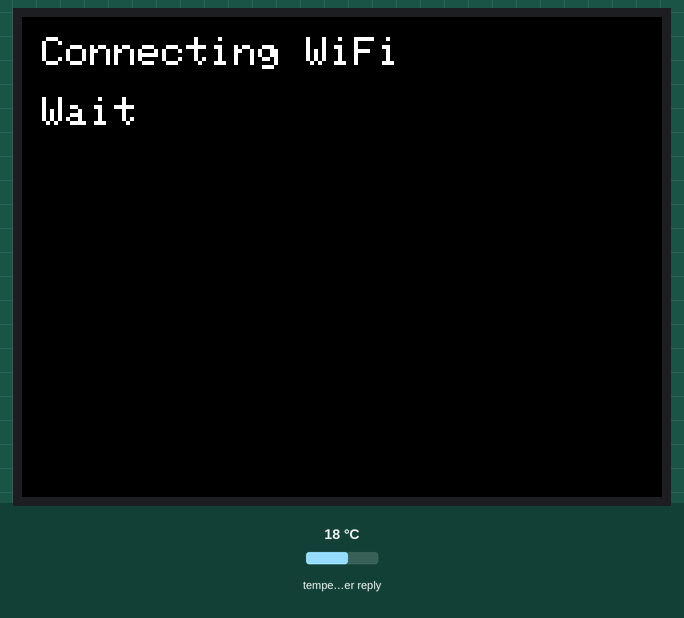
Bench run of a sketch on a simulated ESP32-S3. Parts: 320×240 colour display. Inputs (shaded band) come from the test bench; at power-on: temperature in the weather reply 18 °C. WiFi joins after 1.5 s; servers stay silent unless stated; the local clock reads 2024-03-15 10:24:30 at power-on unless the sketch sets it; web services answer with replies made up by the test bench.

Above: at 0.7 s.
At 2.2 s:
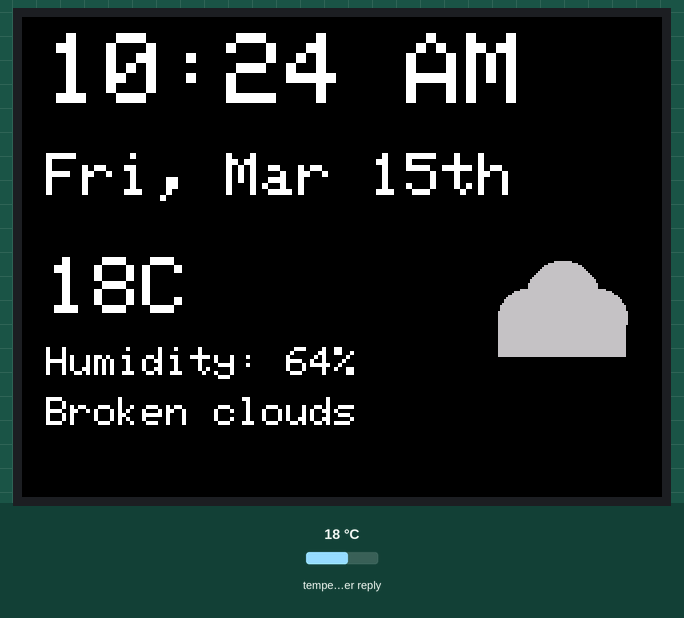
At 30.3 s:
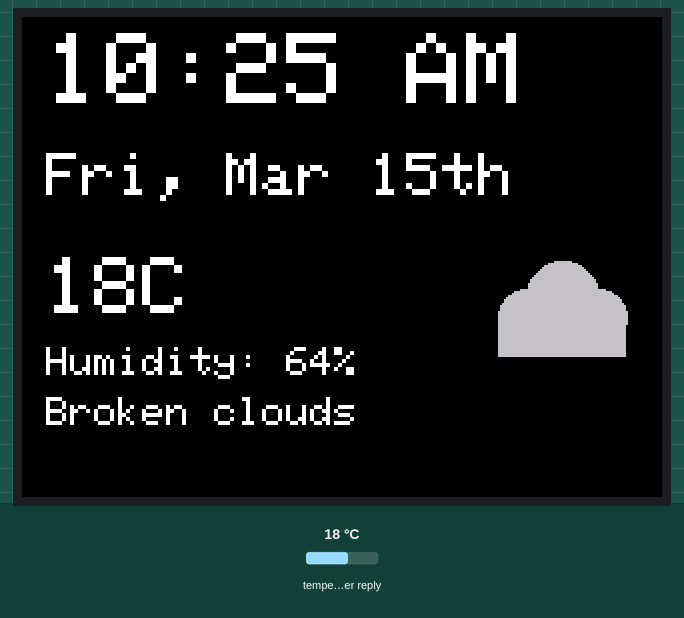

Measured:
- what the display in image 1 shows lasts 28.0 s, from 2.2 s to 30.2 s

The sketch:

esp32_clock_v3.ino
```cpp
#include <WiFi.h>
#include <HTTPClient.h>
#include <time.h>

#include <SPI.h>
#include <Adafruit_GFX.h>
#include <Adafruit_ILI9341.h>

#include <ArduinoJson.h>
#include <math.h>

// ===== TFT PINS (ESP32-S3 wiring) =====
#define TFT_CS   47
#define TFT_DC   16
#define TFT_RST  15

// SPI pins (ESP32-S3 wiring)
#define TFT_SCK  19
#define TFT_MOSI 21
#define TFT_MISO 20   // not connected; dummy pin for SPI.begin()

Adafruit_ILI9341 tft(TFT_CS, TFT_DC, TFT_RST);

// ===== WiFi =====
const char* WIFI_SSID = "YOUR_WIFI_NAME";
const char* WIFI_PASS = "YOUR_WIFI_PASSWORD";

// ===== Time (NTP) =====
const char* NTP_SERVER = "pool.ntp.org";

// ===== Weather (OpenWeather Current Weather API) =====
const char* OWM_API_KEY = "YOUR_API_KEY"; // remember to hide this!
const char* LAT = "48"; // Insert your coordinates here (Can get from good maps)
const char* LON = "-123";
const char* UNITS = "metric";    // "metric" or "imperial"

// Refresh intervals
const unsigned long WEATHER_REFRESH_MS = 10UL * 60UL * 1000UL; // 10 minutes

unsigned long lastWeatherFetch = 0;

struct WeatherData {
  float temp = NAN;
  int humidity = -1;
  String icon = "";
  String desc = "";
} weather;

// Track last drawn time/day to avoid flicker
int lastDrawnMinute = -1;
int lastDrawnDay    = -1;

// ---------- Helpers ----------
String getDaySuffix(int day) {
  if (day >= 11 && day <= 13) return "th";
  switch (day % 10) {
    case 1: return "st";
    case 2: return "nd";
    case 3: return "rd";
    default: return "th";
  }
}

static inline String capitalizeFirst(String s) {
  if (s.length() > 0) s.setCharAt(0, toupper(s[0]));
  return s;
}

// ---------- Simple icon drawing (local; no downloads) ----------
void drawSun(int x, int y) {
  tft.fillCircle(x, y, 18, ILI9341_YELLOW);
  for (int i = 0; i < 8; i++) {
    float a = i * 3.14159f / 4.0f;
    int x1 = x + (int)(26 * cos(a));
    int y1 = y + (int)(26 * sin(a));
    int x2 = x + (int)(36 * cos(a));
    int y2 = y + (int)(36 * sin(a));
    tft.drawLine(x1, y1, x2, y2, ILI9341_YELLOW);
  }
}

void drawCloud(int x, int y) {
  tft.fillCircle(x - 18, y, 14, ILI9341_LIGHTGREY);
  tft.fillCircle(x, y - 10, 18, ILI9341_LIGHTGREY);
  tft.fillCircle(x + 18, y, 14, ILI9341_LIGHTGREY);
  tft.fillRect(x - 32, y, 64, 20, ILI9341_LIGHTGREY);
}

void drawRain(int x, int y) {
  drawCloud(x, y);
  for (int i = -20; i <= 20; i += 10) {
    tft.drawLine(x + i, y + 26, x + i - 4, y + 40, ILI9341_CYAN);
  }
}

void drawSnow(int x, int y) {
  drawCloud(x, y);
  for (int i = -15; i <= 15; i += 10) {
    tft.drawLine(x + i, y + 28, x + i, y + 40, ILI9341_WHITE);
    tft.drawLine(x + i - 4, y + 34, x + i + 4, y + 34, ILI9341_WHITE);
  }
}

void drawWeatherIcon(const String& iconCode, int x, int y) {
  // clear icon area
  tft.fillRect(x - 40, y - 40, 80, 80, ILI9341_BLACK);

  if (iconCode.startsWith("01")) {
    drawSun(x, y);
  } else if (iconCode.startsWith("02") || iconCode.startsWith("03") || iconCode.startsWith("04")) {
    drawCloud(x, y);
  } else if (iconCode.startsWith("09") || iconCode.startsWith("10")) {
    drawRain(x, y);
  } else if (iconCode.startsWith("13")) {
    drawSnow(x, y);
  } else {
    drawCloud(x, y);
  }
}

// ---------- Weather fetch ----------
bool fetchWeather() {
  if (WiFi.status() != WL_CONNECTED) return false;

  String url = String("https://api.openweathermap.org/data/2.5/weather?lat=") +
               LAT + "&lon=" + LON +
               "&units=" + UNITS +
               "&appid=" + OWM_API_KEY;

  HTTPClient http;
  http.begin(url);
  int code = http.GET();
  if (code != 200) {
    http.end();
    return false;
  }

  String payload = http.getString();
  http.end();

  StaticJsonDocument<2048> doc;
  DeserializationError err = deserializeJson(doc, payload);
  if (err) return false;

  weather.temp = doc["main"]["temp"].as<float>();
  weather.humidity = doc["main"]["humidity"].as<int>();
  weather.desc = doc["weather"][0]["description"].as<String>();
  weather.icon = doc["weather"][0]["icon"].as<String>();

  return true;
}

// ---------- UI drawing ----------
void drawTimeIfNeeded(const tm& timeinfo) {
  if (timeinfo.tm_min == lastDrawnMinute) return;
  lastDrawnMinute = timeinfo.tm_min;

  // Clear just the time area
  tft.fillRect(0, 0, 320, 60, ILI9341_BLACK);

  char timeBuf[16];
  strftime(timeBuf, sizeof(timeBuf), "%I:%M %p", &timeinfo); // no seconds

  tft.setTextColor(ILI9341_WHITE, ILI9341_BLACK);
  tft.setTextSize(5);
  tft.setCursor(12, 8);
  tft.print(timeBuf);
}

void drawDateIfNeeded(const tm& timeinfo) {
  if (timeinfo.tm_mday == lastDrawnDay) return;
  lastDrawnDay = timeinfo.tm_mday;

  // Clear just the date area
  tft.fillRect(0, 60, 320, 45, ILI9341_BLACK);

  char wday[8];
  strftime(wday, sizeof(wday), "%a", &timeinfo); // Thu

  char mon[8];
  strftime(mon, sizeof(mon), "%b", &timeinfo);   // Feb

  int day = timeinfo.tm_mday;
  String suffix = getDaySuffix(day);

  // Example: "Thu, Feb 19th"
  tft.setTextColor(ILI9341_WHITE, ILI9341_BLACK);
  tft.setTextSize(3);
  tft.setCursor(12, 68);
  tft.print(wday);
  tft.print(", ");
  tft.print(mon);
  tft.print(" ");
  tft.print(day);
  tft.print(suffix);
}

void drawWeatherPanel() {
  // Clear weather area
  tft.fillRect(0, 110, 320, 130, ILI9341_BLACK);

  // Icon frame + icon
  tft.drawRect(230, 110, 80, 80, ILI9341_DARKGREY);
  drawWeatherIcon(weather.icon, 270, 150);

  // Temp big
  tft.setTextColor(ILI9341_WHITE, ILI9341_BLACK);
  tft.setTextSize(4);
  tft.setCursor(12, 120);
  if (!isnan(weather.temp)) {
    tft.print(weather.temp, 0);
    tft.print(UNITS[0] == 'm' ? "C" : "F");
  } else {
    tft.print("--");
  }

  // Humidity
  tft.setTextSize(2);
  tft.setCursor(12, 165);
  tft.print("Humidity: ");
  if (weather.humidity >= 0) {
    tft.print(weather.humidity);
    tft.print("%");
  } else {
    tft.print("--");
  }

  // Description
  tft.setCursor(12, 190);
  tft.print(capitalizeFirst(weather.desc));
}

// ---------- WiFi ----------
void connectWiFi() {
  WiFi.mode(WIFI_STA);
  WiFi.begin(WIFI_SSID, WIFI_PASS);

  tft.fillScreen(ILI9341_BLACK);
  tft.setTextSize(2);
  tft.setTextColor(ILI9341_WHITE, ILI9341_BLACK);

  tft.setCursor(10, 10);
  tft.print("Connecting WiFi");

  int dots = 0;
  while (WiFi.status() != WL_CONNECTED) {
    delay(300);
    tft.setCursor(10, 40);
    tft.print("                ");
    tft.setCursor(10, 40);
    tft.print("Wait");
    for (int i = 0; i < dots; i++) tft.print(".");
    dots = (dots + 1) % 4;
  }
}

void setup() {
  Serial.begin(115200);

  SPI.begin(TFT_SCK, TFT_MISO, TFT_MOSI, TFT_CS);

  tft.begin();
  tft.setRotation(3);
  tft.fillScreen(ILI9341_BLACK);

  connectWiFi();

  // NTP + Pacific time (auto DST)
  configTime(0, 0, NTP_SERVER);
  setenv("TZ", "PST8PDT,M3.2.0,M11.1.0", 1);
  tzset();

  // Draw initial time/date (force redraw)
  lastDrawnMinute = -1;
  lastDrawnDay = -1;

  // Weather
  tft.setTextSize(2);
  tft.setCursor(12, 120);
  tft.print("Getting weather...");

  if (fetchWeather()) {
    drawWeatherPanel();
  } else {
    tft.setCursor(12, 150);
    tft.print("Weather failed");
  }

  lastWeatherFetch = millis();
}

void loop() {
  // Update time/date without flicker (only on change)
  struct tm timeinfo;
  if (getLocalTime(&timeinfo)) {
    drawTimeIfNeeded(timeinfo);
    drawDateIfNeeded(timeinfo);
  }

  // Update weather periodically
  unsigned long now = millis();
  if (now - lastWeatherFetch >= WEATHER_REFRESH_MS) {
    lastWeatherFetch = now;
    if (fetchWeather()) {
      drawWeatherPanel();
    }
  }

  delay(200); // reduces CPU + avoids hammering getLocalTime()
}
```
